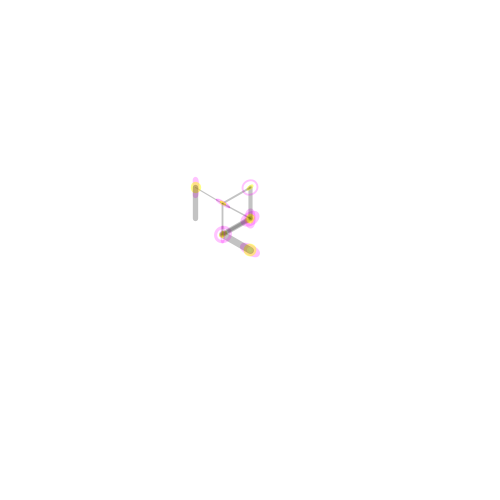
Frame 1 (no input)
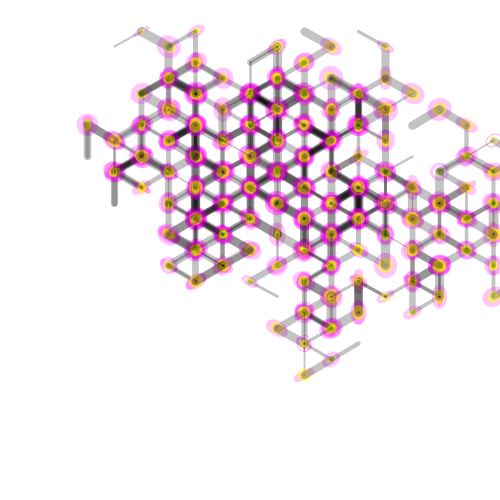
Frame 60 (the mouse pressed at the canvas centre just before this capture)
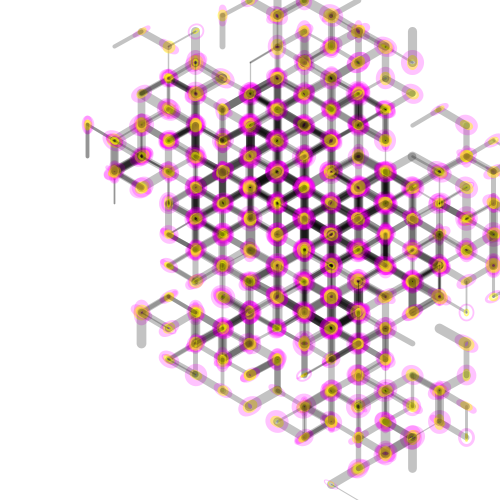
Frame 120 (the mouse held since frame 60 and released just before this capture)

The Processing sketch that drew these frames (run headless with seeded random() and noise(); from frame 60 on, the mouse is pressed at the canvas centre):

// Processing sketch: processing_24828
// ── processing_24828.pde

//Penrose Tile L-System by Geraldine Sarmiento (NYU ITP).
//This code was based on Patrick Dwyer's L-System class.

PenroseLSystem ds;

void setup() 
{
  size(500,500);
  smooth();
  ds = new PenroseLSystem();
  ds.simulate(4);
}

void draw() 
{
  background(255);
  ds.render();
}

class PenroseLSystem extends LSystem {

  int steps = 0;
  float somestep = 0.9;
  String ruleW;
  String ruleX;
  String ruleY;
  String ruleZ;

  PenroseLSystem() {
    axiom = "[X]++[X]++[X]++[X]++[X]";
    ruleW = "YF++ZF4-XF[-YF4-WF]++";
    ruleX = "+YF--ZF[3-WF--XF]+";
    ruleY = "-WF++XF[+++YF++ZF]-";
    ruleZ = "--YF++++WF[+ZF++++XF]--XF";
    startLength = 500;
    theta = radians(60);  
    reset();
  }

  void useRule(String r_) {
    rule = r_;
  }

  void useAxiom(String a_) {
    axiom = a_;
  }

  void useLength(float l_) {
    startLength = l_;
  }

  void useTheta(float t_) {
    theta = radians(t_);
  }

  void reset() {
    production = axiom;
    drawLength = startLength;
    generations = 0;
  }

  int getAge() {
    return generations;
  }

  void render() {
    translate(width/2, height/2);
    int pushes = 0;
    int repeats = 10;
    steps += 50;          
    if (steps > production.length()) {
      steps = production.length();
    }

    for (int i = 0; i < steps; i++) {
      char step = production.charAt(i);
      if (step == 'F') {
        strokeWeight(random(1,10));
        
        for (int j = 0; j < repeats; j++) {
          stroke(255,0,255,60);
          ellipse(0, 0, random(drawLength/2), drawLength/2);
          stroke(255,255,0,120);
          ellipse(0, 0, random(drawLength/5), drawLength/5);
          //stroke(255,255,0,60);
          //line(0, 0, 0, drawLength/2);
          stroke(0,60);
          line(0, 0, 0, drawLength);
          noFill();
          translate(0, drawLength);
        }
        repeats = 1;
      } 
      else if (step == '+') {
        for (int j = 0; j < repeats; j++) {
          rotate(theta);
        }
        repeats = 1;
      } 
      else if (step == '-') {
        for (int j =0; j < repeats; j++) {
          rotate(-theta);
        }
        repeats = 1;
      } 
      else if (step == '[') {
        pushes++;            
        pushMatrix();
      } 
      else if (step == ']') {
        popMatrix();
        pushes--;
      } 
      else if ( (step >= 100) && (step <= 300) ) {
        repeats = (int)step - 600;
      }
    }

    // Unpush if we need too
    while (pushes > 0) {
      popMatrix();
      pushes--;
    }
  }

  String iterate(String prod_, String rule_) {
    String newProduction = "";
    for (int i = 0; i < prod_.length(); i++) {
      char step = production.charAt(i);
      if (step == 'W') {
        newProduction = newProduction + ruleW;
      } 
      else if (step == 'X') {
        newProduction = newProduction + ruleX;
      }
      else if (step == 'Y') {
        newProduction = newProduction + ruleY;
      }  
      else if (step == 'Z') {
        newProduction = newProduction + ruleZ;
      } 
      else {
        if (step != 'F') {
          newProduction = newProduction + step;
        }
      }
    }

    drawLength = drawLength * 0.5;
    generations++;
    return newProduction;
  }

}




class LSystem 
{
  int steps = 0;

  String axiom;
  String rule;
  String production;

  float startLength;
  float drawLength;
  float theta;

  int generations;

  LSystem() {
    axiom = "F";
    rule = "F+F-F";
    startLength = 300;
    theta = radians(60);
    reset();
  }

  void reset() {
    production = axiom;
    drawLength = startLength;
    generations = 0;
  }

  int getAge() {
    return generations;
  }

  void render() {
    translate(width/2, height/2);
    steps += 15;          
    if (steps > production.length()) {
      steps = production.length();
    }
    for (int i = 0; i < steps; i++) {
      char step = production.charAt(i);
      if (step == 'F') {
        rect(0, 0, -drawLength, -drawLength);
        noFill();
        translate(0, -drawLength);
      } 
      else if (step == '+') {
        rotate(theta);
      } 
      else if (step == '-') {
        rotate(-theta);
      } 
      else if (step == '[') {
        pushMatrix();
      } 
      else if (step == ']') {
        popMatrix();            
      }
    }
  }

  void simulate(int gen) {
    while (getAge() < gen) {
      production = iterate(production, rule);
    }
  }

  String iterate(String prod_, String rule_) {
    drawLength = drawLength * 0.5;
    generations++;
    String newProduction = prod_;          
    newProduction = newProduction.replaceAll("F", rule_);
    return newProduction;
  }
}
